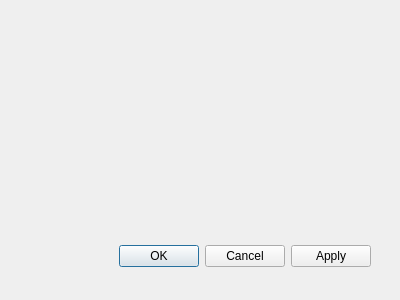
<?xml version="1.0" encoding="UTF-8"?>
<ui version="4.0">
 <class>ServerConfig</class>
 <widget class="QDialog" name="ServerConfig">
  <property name="geometry">
   <rect>
    <x>0</x>
    <y>0</y>
    <width>400</width>
    <height>300</height>
   </rect>
  </property>
  <property name="windowTitle">
   <string>Dialog</string>
  </property>
  <widget class="QDialogButtonBox" name="buttonBox">
   <property name="geometry">
    <rect>
     <x>30</x>
     <y>240</y>
     <width>341</width>
     <height>32</height>
    </rect>
   </property>
   <property name="orientation">
    <enum>Qt::Horizontal</enum>
   </property>
   <property name="standardButtons">
    <set>QDialogButtonBox::Apply|QDialogButtonBox::Cancel|QDialogButtonBox::Ok</set>
   </property>
  </widget>
 </widget>
 <resources/>
 <connections>
  <connection>
   <sender>buttonBox</sender>
   <signal>accepted()</signal>
   <receiver>ServerConfig</receiver>
   <slot>accept()</slot>
   <hints>
    <hint type="sourcelabel">
     <x>248</x>
     <y>254</y>
    </hint>
    <hint type="destinationlabel">
     <x>157</x>
     <y>274</y>
    </hint>
   </hints>
  </connection>
  <connection>
   <sender>buttonBox</sender>
   <signal>rejected()</signal>
   <receiver>ServerConfig</receiver>
   <slot>reject()</slot>
   <hints>
    <hint type="sourcelabel">
     <x>316</x>
     <y>260</y>
    </hint>
    <hint type="destinationlabel">
     <x>286</x>
     <y>274</y>
    </hint>
   </hints>
  </connection>
 </connections>
</ui>
